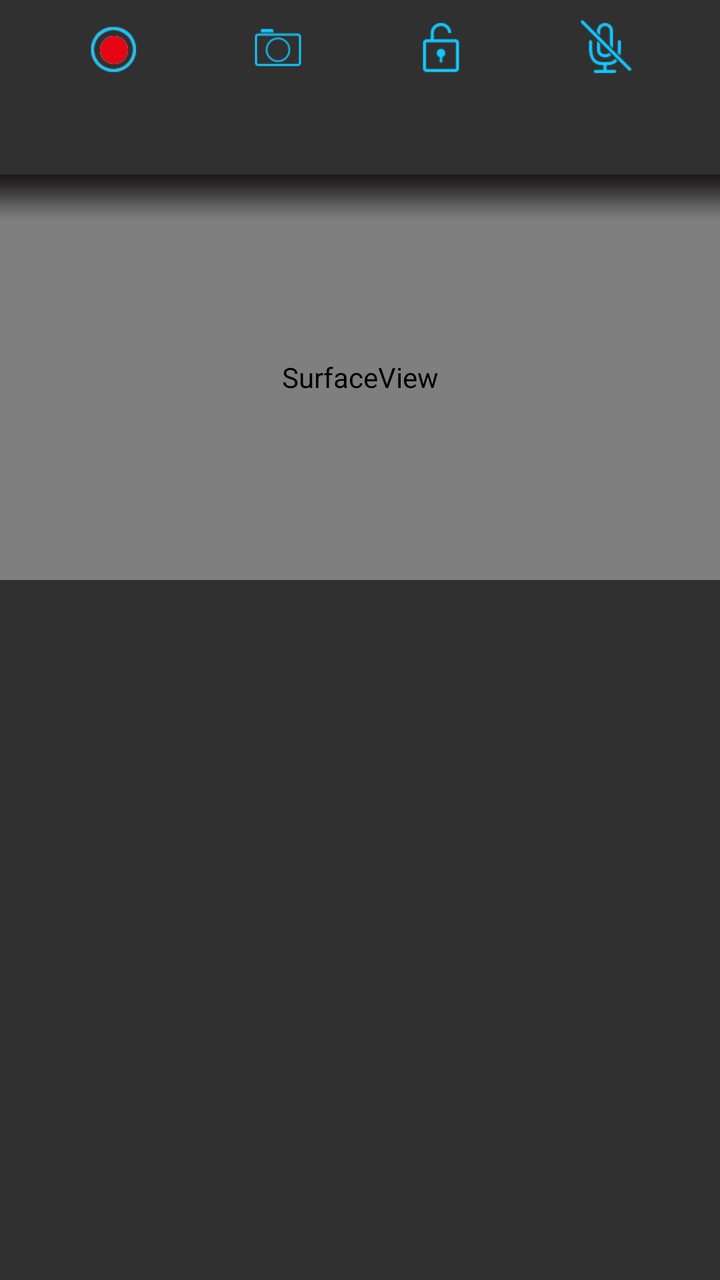
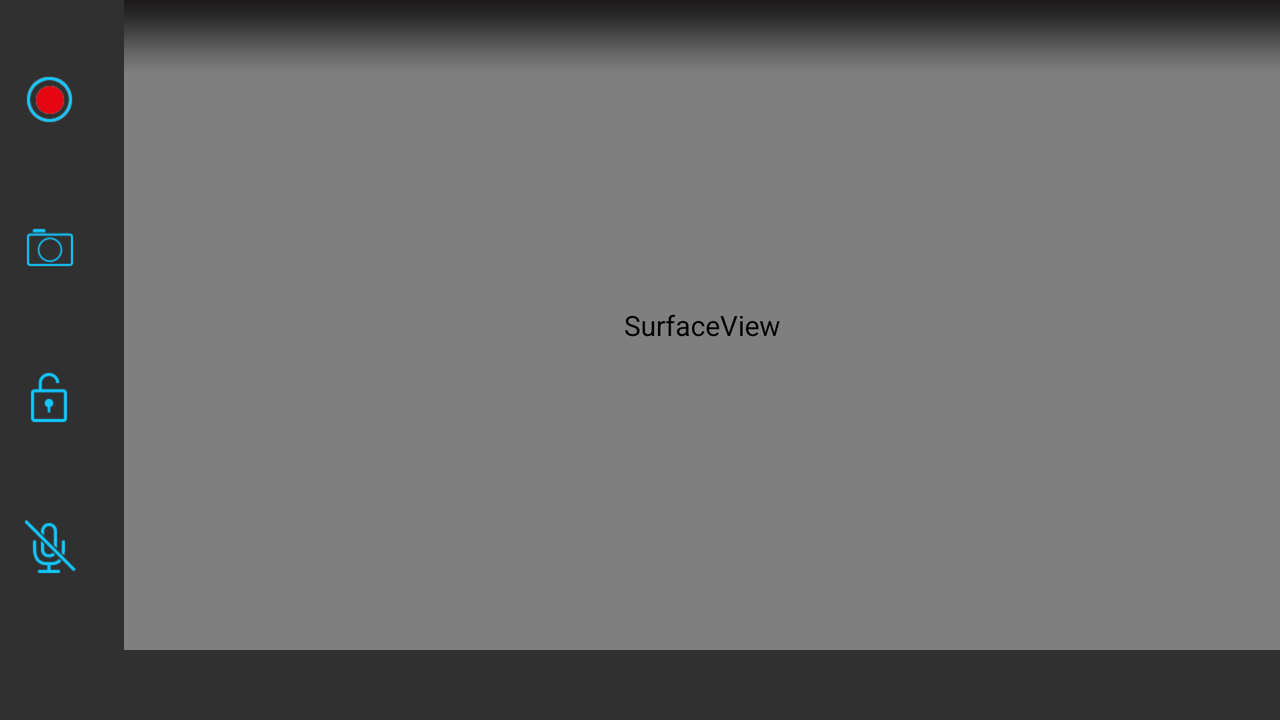

One screen, two layout resources from the same app: the default and the author's alternative for another configuration. Each is rendered where Android would select it; the XML of both is given below.
<!-- AndroidManifest.xml: application theme AppWelcome -->
<!-- res/layout/fragment_rtvideo.xml -->
<?xml version="1.0" encoding="utf-8"?>
<android.support.constraint.ConstraintLayout xmlns:android="http://schemas.android.com/apk/res/android"
    xmlns:app="http://schemas.android.com/apk/res-auto"
    android:layout_width="match_parent"
    android:layout_height="match_parent">

    
    
    
    
    <ImageView
        android:id="@+id/iv_rt_record_video"
        android:layout_width="wrap_content"
        android:layout_height="wrap_content"
        app:layout_constraintHorizontal_weight="1"
        android:src="@mipmap/btn_record_video_on"
        app:layout_constraintTop_toTopOf="parent"
        app:layout_constraintLeft_toLeftOf="parent"
        app:layout_constraintRight_toLeftOf="@id/btn_rt_capture_photo"
        android:clickable="true"
        android:focusable="true" />

    <ImageButton
        android:id="@+id/btn_rt_capture_photo"
        android:layout_width="wrap_content"
        android:layout_height="wrap_content"
        app:layout_constraintHorizontal_weight="1"
        app:layout_constraintTop_toTopOf="parent"
        app:layout_constraintLeft_toRightOf="@id/iv_rt_record_video"
        android:background="@drawable/btn_rt_capture_photo_selector"
        app:layout_constraintRight_toLeftOf="@id/iv_rt_lock_video"/>

    <ImageButton
        android:id="@+id/iv_rt_lock_video"
        android:layout_width="wrap_content"
        android:layout_height="wrap_content"
        app:layout_constraintHorizontal_weight="1"
        app:layout_constraintTop_toTopOf="parent"
        android:background="@drawable/btn_rt_lock_video_selector"
        app:layout_constraintLeft_toRightOf="@id/btn_rt_capture_photo"
        app:layout_constraintRight_toLeftOf="@id/iv_rt_record_voice" />

    
    <ImageView
        android:id="@+id/iv_rt_record_voice"
        android:layout_width="wrap_content"
        android:layout_height="wrap_content"
        app:layout_constraintHorizontal_weight="1"
        app:layout_constraintTop_toTopOf="parent"
        android:src="@mipmap/btn_record_voice_on"
        app:layout_constraintLeft_toRightOf="@id/iv_rt_lock_video"
        app:layout_constraintRight_toRightOf="parent"
        android:clickable="true"
        android:focusable="true"/>

    <SurfaceView
        android:id="@+id/sv_recordVideo"
        android:layout_height="0dp"
        android:layout_width="0dp"
        app:layout_constraintDimensionRatio="16:9"
        app:layout_constraintTop_toTopOf="parent"
        app:layout_constraintBottom_toBottomOf="parent"
        app:layout_constraintStart_toStartOf="parent"
        app:layout_constraintEnd_toEndOf="parent"
        app:layout_constraintVertical_bias="0.2"/>

    <ImageView
        android:layout_width="0dp"
        android:layout_height="wrap_content"
        android:adjustViewBounds="true"
        android:scaleType="fitXY"
        android:src="@mipmap/ic_shadow"
        android:visibility="visible"
        app:layout_constraintEnd_toEndOf="@id/sv_recordVideo"
        app:layout_constraintStart_toStartOf="@id/sv_recordVideo"
        app:layout_constraintTop_toTopOf="@id/sv_recordVideo" />

    <ImageView
        android:id="@+id/iv_icRecord"
        android:layout_width="wrap_content"
        android:layout_height="wrap_content"
        app:layout_constraintTop_toTopOf="@id/sv_recordVideo"
        app:layout_constraintStart_toStartOf="@id/sv_recordVideo"
        android:src="@mipmap/ic_logo_record"
        android:visibility="invisible"/>

   

    <TextClock
        style="@style/TextRobotoStyle"
        android:id="@+id/tc_count"
        android:layout_width="wrap_content"
        android:layout_height="wrap_content"
        app:layout_constraintTop_toTopOf="@id/iv_icRecord"
        app:layout_constraintBottom_toBottomOf="@id/iv_icRecord"
        app:layout_constraintLeft_toRightOf="@id/iv_icRecord"
        android:format24Hour="yyyy/MM/dd HH:mm:ss"
        android:visibility="invisible"
        android:textSize="@dimen/sp_8"/>

    <TextView
        style="@style/TextStyle"
        android:id="@+id/tv_checkSdCord"
        android:layout_width="wrap_content"
        android:layout_height="wrap_content"
        app:layout_constraintTop_toTopOf="@id/iv_icRecord"
        app:layout_constraintRight_toRightOf="@id/sv_recordVideo"
        app:layout_constraintBottom_toBottomOf="@id/iv_icRecord"
        android:visibility="invisible"
        android:layout_marginEnd="@dimen/dp_8"
        android:text="@string/card_removed"/>

    <ProgressBar
        android:id="@+id/loadingView"
        style="@style/ProgressBarStyle"
        app:layout_constraintTop_toTopOf="@id/sv_recordVideo"
        app:layout_constraintBottom_toBottomOf="@id/sv_recordVideo"
        app:layout_constraintStart_toStartOf="@id/sv_recordVideo"
        app:layout_constraintEnd_toEndOf="@id/sv_recordVideo"
        android:layout_width="wrap_content"
        android:layout_height="wrap_content" />

    <FrameLayout
        android:id="@+id/fl_shotView"
        app:layout_constraintTop_toTopOf="@id/sv_recordVideo"
        app:layout_constraintBottom_toBottomOf="@id/sv_recordVideo"
        app:layout_constraintStart_toStartOf="@id/sv_recordVideo"
        app:layout_constraintEnd_toEndOf="@id/sv_recordVideo"
        android:background="#fff"
        android:visibility="gone"
        android:layout_width="0dp"
        android:layout_height="0dp" />


</android.support.constraint.ConstraintLayout>
<!-- resources referenced by this layout -->
<resources>
  <dimen name="dp_8">8dp</dimen>
  <dimen name="sp_8">8sp</dimen>
  <!-- drawable btn_rt_capture_photo_selector (drawable) -->
  <?xml version="1.0" encoding="utf-8"?>
  <selector xmlns:android="http://schemas.android.com/apk/res/android">
      <item android:drawable="@mipmap/ic_capture_photo_sel" android:state_checked="true" />
      <item android:drawable="@mipmap/ic_capture_photo_sel" android:state_pressed="true" />
      <item android:drawable="@mipmap/ic_capture_photo_nor" android:state_checked="false" />
      <item android:drawable="@mipmap/ic_capture_photo_nor" android:state_pressed="false" />
  </selector>
  <!-- drawable btn_rt_lock_video_selector (drawable) -->
  <?xml version="1.0" encoding="utf-8"?>
  <selector xmlns:android="http://schemas.android.com/apk/res/android">
      <item android:drawable="@mipmap/ic_lock_sel" android:state_checked="true" />
      <item android:drawable="@mipmap/ic_lock_sel" android:state_pressed="true" />
      <item android:drawable="@mipmap/ic_lock_nor" android:state_checked="false" />
      <item android:drawable="@mipmap/ic_lock_nor" android:state_pressed="false" />
  </selector>
  <!-- mipmap btn_record_video_on: png bitmap (mipmap-xhdpi, 3239 bytes) -->
  <!-- mipmap btn_record_voice_on: png bitmap (mipmap-xhdpi, 2628 bytes) -->
  <!-- mipmap ic_logo_record: png bitmap (mipmap-xhdpi, 1349 bytes) -->
  <!-- mipmap ic_shadow: png bitmap (mipmap-xhdpi, 593 bytes) -->
  <string name="card_removed">请插入存储卡</string>
  <style name="ProgressBarStyle">
          　　<item name="android:indeterminateDrawable">@drawable/progress_style</item>
          
          
          
          
      </style>
  <style name="TextRobotoStyle">
          
  
          <item name="android:gravity">center</item>
          
          
          <item name="android:fontFamily">roboto</item>
          <item name="android:textColor">@color/white</item>
          
          
          
          
          
          
  
      </style>
  <style name="TextStyle">
          
  
          <item name="android:gravity">center</item>
          
          
          <item name="android:fontFamily">plagiata</item>
          <item name="android:textColor">@color/white</item>
          
          
          
          
          
          
  
      </style>
  <style name="AppWelcome" parent="Theme.AppCompat">
          
          
          
          
          <item name="colorPrimary">@android:color/transparent</item>
          <item name="colorPrimaryDark">@android:color/black</item>
  
          <item name="windowActionBar">false</item>
          <item name="windowNoTitle">true</item>
      </style>
  <!-- drawable progress_style (drawable) -->
  <?xml version="1.0" encoding="utf-8"?>
  <rotate xmlns:android="http://schemas.android.com/apk/res/android"
      android:drawable="@drawable/bg_loading"
      android:pivotX="50%"
      android:pivotY="50%"
      android:fromDegrees="0"
      android:toDegrees="360" />
  <color name="white">#FFFFFF</color>
  <!-- drawable bg_loading: png bitmap (mipmap-xhdpi, 2629 bytes) -->
</resources>
<!-- res/layout-land/fragment_rtvideo.xml (the author's variant of the layout above) -->
<!-- drawn on the phone turned sideways -->
<?xml version="1.0" encoding="utf-8"?>
<android.support.constraint.ConstraintLayout xmlns:android="http://schemas.android.com/apk/res/android"
    xmlns:app="http://schemas.android.com/apk/res-auto"
    android:layout_width="match_parent"
    android:layout_height="match_parent">

    
    
    
    <ImageView
        android:id="@+id/iv_rt_record_video"
        android:layout_width="wrap_content"
        android:layout_height="wrap_content"
        android:src="@mipmap/btn_record_video_on"
        app:layout_constraintBottom_toTopOf="@id/btn_rt_capture_photo"
        app:layout_constraintLeft_toLeftOf="parent"
        app:layout_constraintTop_toTopOf="@id/sv_recordVideo"
        app:layout_constraintVertical_weight="1"
        android:clickable="true"
        android:focusable="true" />

    <ImageButton
        android:id="@+id/btn_rt_capture_photo"
        android:layout_width="wrap_content"
        android:layout_height="wrap_content"
        android:background="@drawable/btn_rt_capture_photo_selector"
        app:layout_constraintLeft_toLeftOf="@id/iv_rt_record_video"
        app:layout_constraintRight_toRightOf="@id/iv_rt_record_video"
        app:layout_constraintTop_toBottomOf="@id/iv_rt_record_video"
        app:layout_constraintBottom_toTopOf="@id/iv_rt_lock_video"
        app:layout_constraintVertical_weight="1" />

    <ImageButton
        android:id="@+id/iv_rt_lock_video"
        android:layout_width="wrap_content"
        android:layout_height="wrap_content"
        android:background="@drawable/btn_rt_lock_video_selector"
        app:layout_constraintLeft_toLeftOf="@id/btn_rt_capture_photo"
        app:layout_constraintRight_toRightOf="@id/btn_rt_capture_photo"
        app:layout_constraintTop_toBottomOf="@id/btn_rt_capture_photo"
        app:layout_constraintBottom_toTopOf="@id/iv_rt_record_voice"
        app:layout_constraintVertical_weight="1" />

    <ImageView
        android:id="@+id/iv_rt_record_voice"
        android:layout_width="wrap_content"
        android:layout_height="wrap_content"
        android:src="@mipmap/btn_record_voice_on"
        app:layout_constraintLeft_toLeftOf="@id/iv_rt_lock_video"
        app:layout_constraintRight_toRightOf="@id/iv_rt_lock_video"
        app:layout_constraintTop_toBottomOf="@id/iv_rt_lock_video"
        app:layout_constraintBottom_toBottomOf="@id/sv_recordVideo"
        app:layout_constraintVertical_weight="1"
        android:clickable="true"
        android:focusable="true"/>

    <SurfaceView
        android:id="@+id/sv_recordVideo"
        android:layout_width="0dp"
        android:layout_height="0dp"
        android:layout_marginStart="@dimen/dp_12"
        app:layout_constraintBottom_toBottomOf="parent"
        app:layout_constraintDimensionRatio="16:9"
        app:layout_constraintEnd_toEndOf="parent"
        app:layout_constraintVertical_bias="0"
        app:layout_constraintStart_toEndOf="@id/iv_rt_record_video"
        app:layout_constraintTop_toTopOf="parent" />

    <ImageView
        android:layout_width="0dp"
        android:layout_height="wrap_content"
        android:adjustViewBounds="true"
        android:scaleType="fitXY"
        android:src="@mipmap/ic_shadow"
        android:visibility="visible"
        app:layout_constraintEnd_toEndOf="@id/sv_recordVideo"
        app:layout_constraintStart_toStartOf="@id/sv_recordVideo"
        app:layout_constraintTop_toTopOf="parent" />

    <ImageView
        android:id="@+id/iv_icRecord"
        android:layout_width="wrap_content"
        android:layout_height="wrap_content"
        android:src="@mipmap/ic_logo_record"
        app:layout_constraintStart_toStartOf="@id/sv_recordVideo"
        app:layout_constraintTop_toTopOf="@id/sv_recordVideo"
        android:visibility="invisible"/>

   
    <TextClock
        style="@style/TextRobotoStyle"
        android:id="@+id/tc_count"
        android:layout_width="wrap_content"
        android:layout_height="wrap_content"
        app:layout_constraintTop_toTopOf="@id/iv_icRecord"
        app:layout_constraintBottom_toBottomOf="@id/iv_icRecord"
        app:layout_constraintLeft_toRightOf="@id/iv_icRecord"
        android:format24Hour="yyyy/MM/dd HH:mm:ss"
        android:visibility="invisible"
        android:textSize="@dimen/sp_8"/>

    <TextView
        style="@style/TextStyle"
        android:id="@+id/tv_checkSdCord"
        android:layout_width="wrap_content"
        android:layout_height="wrap_content"
        app:layout_constraintTop_toTopOf="@id/iv_icRecord"
        app:layout_constraintRight_toRightOf="@id/sv_recordVideo"
        app:layout_constraintBottom_toBottomOf="@id/iv_icRecord"
        android:visibility="invisible"
        android:layout_marginEnd="@dimen/dp_8"
        android:text="@string/card_removed"/>

    <ProgressBar
        android:id="@+id/loadingView"
        style="@style/ProgressBarStyle"
        app:layout_constraintTop_toTopOf="@id/sv_recordVideo"
        app:layout_constraintBottom_toBottomOf="@id/sv_recordVideo"
        app:layout_constraintStart_toStartOf="@id/sv_recordVideo"
        app:layout_constraintEnd_toEndOf="@id/sv_recordVideo"
        android:layout_width="wrap_content"
        android:layout_height="wrap_content" />

    <FrameLayout
        android:id="@+id/fl_shotView"
        app:layout_constraintTop_toTopOf="@id/sv_recordVideo"
        app:layout_constraintBottom_toBottomOf="@id/sv_recordVideo"
        app:layout_constraintStart_toStartOf="@id/sv_recordVideo"
        app:layout_constraintEnd_toEndOf="@id/sv_recordVideo"
        android:background="#fff"
        android:visibility="gone"
        android:layout_width="0dp"
        android:layout_height="0dp" />

</android.support.constraint.ConstraintLayout>
<!-- resources referenced by the variant -->
<!-- as the phone turned sideways resolves them -->
<resources>
  <dimen name="dp_12">12dp</dimen>
  <dimen name="dp_8">8dp</dimen>
  <dimen name="sp_8">8sp</dimen>
  <!-- drawable btn_rt_capture_photo_selector (drawable) -->
  <?xml version="1.0" encoding="utf-8"?>
  <selector xmlns:android="http://schemas.android.com/apk/res/android">
      <item android:drawable="@mipmap/ic_capture_photo_sel" android:state_checked="true" />
      <item android:drawable="@mipmap/ic_capture_photo_sel" android:state_pressed="true" />
      <item android:drawable="@mipmap/ic_capture_photo_nor" android:state_checked="false" />
      <item android:drawable="@mipmap/ic_capture_photo_nor" android:state_pressed="false" />
  </selector>
  <!-- drawable btn_rt_lock_video_selector (drawable) -->
  <?xml version="1.0" encoding="utf-8"?>
  <selector xmlns:android="http://schemas.android.com/apk/res/android">
      <item android:drawable="@mipmap/ic_lock_sel" android:state_checked="true" />
      <item android:drawable="@mipmap/ic_lock_sel" android:state_pressed="true" />
      <item android:drawable="@mipmap/ic_lock_nor" android:state_checked="false" />
      <item android:drawable="@mipmap/ic_lock_nor" android:state_pressed="false" />
  </selector>
  <!-- mipmap btn_record_video_on: png bitmap (mipmap-xhdpi, 3239 bytes) -->
  <!-- mipmap btn_record_voice_on: png bitmap (mipmap-xhdpi, 2628 bytes) -->
  <!-- mipmap ic_logo_record: png bitmap (mipmap-xhdpi, 1349 bytes) -->
  <!-- mipmap ic_shadow: png bitmap (mipmap-xhdpi, 593 bytes) -->
  <string name="card_removed">请插入存储卡</string>
  <style name="ProgressBarStyle">
          　　<item name="android:indeterminateDrawable">@drawable/progress_style</item>
          
          
          
          
      </style>
  <style name="TextRobotoStyle">
          
  
          <item name="android:gravity">center</item>
          
          
          <item name="android:fontFamily">roboto</item>
          <item name="android:textColor">@color/white</item>
          
          
          
          
          
          
  
      </style>
  <style name="TextStyle">
          
  
          <item name="android:gravity">center</item>
          
          
          <item name="android:fontFamily">plagiata</item>
          <item name="android:textColor">@color/white</item>
          
          
          
          
          
          
  
      </style>
  <style name="AppWelcome" parent="Theme.AppCompat">
          
          
          
          
          <item name="colorPrimary">@android:color/transparent</item>
          <item name="colorPrimaryDark">@android:color/black</item>
  
          <item name="windowActionBar">false</item>
          <item name="windowNoTitle">true</item>
      </style>
  <!-- drawable progress_style (drawable) -->
  <?xml version="1.0" encoding="utf-8"?>
  <rotate xmlns:android="http://schemas.android.com/apk/res/android"
      android:drawable="@drawable/bg_loading"
      android:pivotX="50%"
      android:pivotY="50%"
      android:fromDegrees="0"
      android:toDegrees="360" />
  <color name="white">#FFFFFF</color>
  <!-- drawable bg_loading: png bitmap (mipmap-xhdpi, 2629 bytes) -->
</resources>
